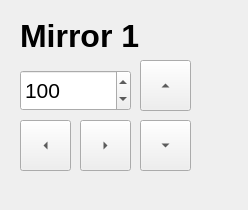
<?xml version="1.0" encoding="UTF-8"?>
<ui version="4.0">
 <class>Form</class>
 <widget class="QWidget" name="Form">
  <property name="geometry">
   <rect>
    <x>0</x>
    <y>0</y>
    <width>248</width>
    <height>210</height>
   </rect>
  </property>
  <property name="windowTitle">
   <string>Form</string>
  </property>
  <widget class="QToolButton" name="buttonUp">
   <property name="geometry">
    <rect>
     <x>140</x>
     <y>60</y>
     <width>51</width>
     <height>51</height>
    </rect>
   </property>
   <property name="text">
    <string>...</string>
   </property>
   <property name="toolButtonStyle">
    <enum>Qt::ToolButtonIconOnly</enum>
   </property>
   <property name="autoRaise">
    <bool>false</bool>
   </property>
   <property name="arrowType">
    <enum>Qt::UpArrow</enum>
   </property>
  </widget>
  <widget class="QToolButton" name="buttonDown">
   <property name="geometry">
    <rect>
     <x>140</x>
     <y>120</y>
     <width>51</width>
     <height>51</height>
    </rect>
   </property>
   <property name="text">
    <string>...</string>
   </property>
   <property name="toolButtonStyle">
    <enum>Qt::ToolButtonIconOnly</enum>
   </property>
   <property name="autoRaise">
    <bool>false</bool>
   </property>
   <property name="arrowType">
    <enum>Qt::DownArrow</enum>
   </property>
  </widget>
  <widget class="QToolButton" name="buttonLeft">
   <property name="geometry">
    <rect>
     <x>20</x>
     <y>120</y>
     <width>51</width>
     <height>51</height>
    </rect>
   </property>
   <property name="text">
    <string>...</string>
   </property>
   <property name="toolButtonStyle">
    <enum>Qt::ToolButtonIconOnly</enum>
   </property>
   <property name="autoRaise">
    <bool>false</bool>
   </property>
   <property name="arrowType">
    <enum>Qt::LeftArrow</enum>
   </property>
  </widget>
  <widget class="QToolButton" name="buttonRight">
   <property name="geometry">
    <rect>
     <x>80</x>
     <y>120</y>
     <width>51</width>
     <height>51</height>
    </rect>
   </property>
   <property name="text">
    <string>...</string>
   </property>
   <property name="toolButtonStyle">
    <enum>Qt::ToolButtonIconOnly</enum>
   </property>
   <property name="autoRaise">
    <bool>false</bool>
   </property>
   <property name="arrowType">
    <enum>Qt::RightArrow</enum>
   </property>
  </widget>
  <widget class="QSpinBox" name="stepSize">
   <property name="geometry">
    <rect>
     <x>20</x>
     <y>70</y>
     <width>111</width>
     <height>41</height>
    </rect>
   </property>
   <property name="font">
    <font>
     <pointsize>16</pointsize>
    </font>
   </property>
   <property name="suffix">
    <string/>
   </property>
   <property name="maximum">
    <number>1000</number>
   </property>
   <property name="value">
    <number>100</number>
   </property>
  </widget>
  <widget class="QLabel" name="mirrorName">
   <property name="geometry">
    <rect>
     <x>20</x>
     <y>20</y>
     <width>141</width>
     <height>31</height>
    </rect>
   </property>
   <property name="font">
    <font>
     <pointsize>24</pointsize>
     <weight>75</weight>
     <bold>true</bold>
    </font>
   </property>
   <property name="text">
    <string>Mirror 1</string>
   </property>
  </widget>
 </widget>
 <resources/>
 <connections/>
</ui>
